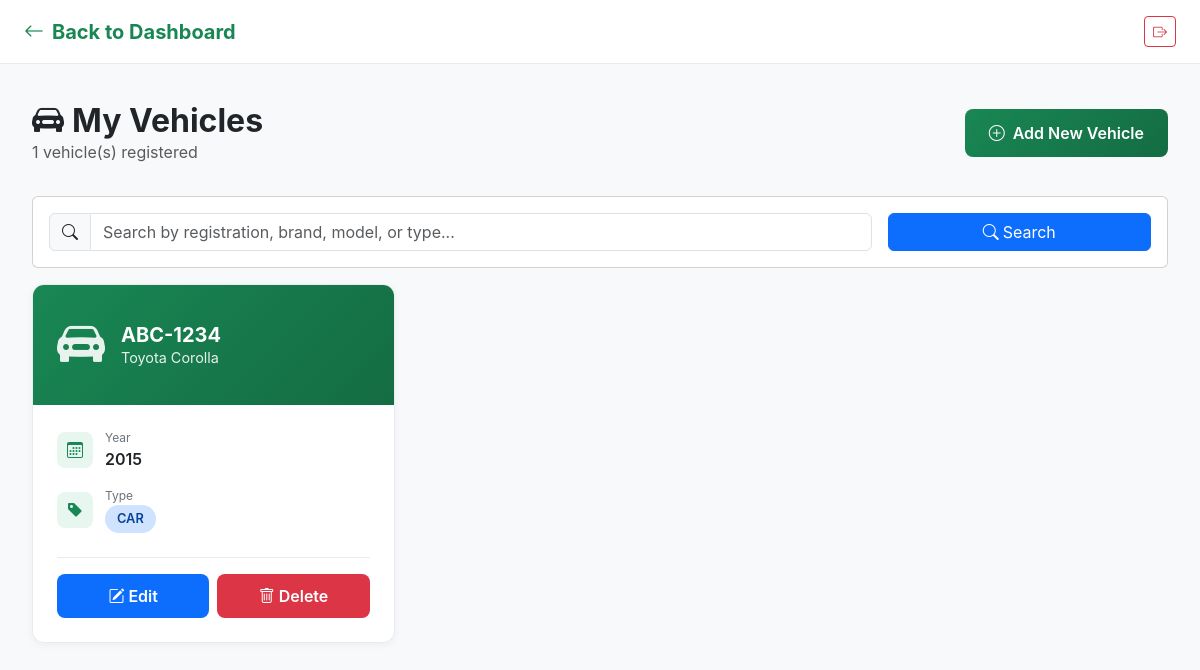
Page /vehicles/list.php (signed in) on the committed database.
### tables this page shows
CREATE TABLE IF NOT EXISTS vehicles (
    vehicle_id      INT AUTO_INCREMENT PRIMARY KEY,
    customer_id     INT NOT NULL,
    registration_no VARCHAR(20) NOT NULL UNIQUE,
    brand           VARCHAR(50),
    model           VARCHAR(50),
    year            INT,
    vehicle_type    VARCHAR(30),   
    FOREIGN KEY (customer_id) REFERENCES customers(customer_id)
        ON DELETE CASCADE
);

### vehicles/list.php (the view, shortened to what this page needs)
<?php
require_once __DIR__ . "/../config/db.php";
$customer_id = $_SESSION['customer_id'];
$search = isset($_GET['search']) ? trim($_GET['search']) : '';
if (!empty($search)) {
    $stmt = $conn->prepare("SELECT vehicle_id, registration_no, brand, model, year, vehicle_type
                            FROM vehicles
                            WHERE customer_id = ?
                            AND (registration_no LIKE CONCAT('%', ?, '%')
                                 OR brand LIKE CONCAT('%', ?, '%')
                                 OR model LIKE CONCAT('%', ?, '%')
                                 OR vehicle_type LIKE CONCAT('%', ?, '%'))
                            ORDER BY vehicle_id DESC");
    $stmt->bind_param("issss", $customer_id, $search, $search, $search, $search);
} else {
    $stmt = $conn->prepare("SELECT vehicle_id, registration_no, brand, model, year, vehicle_type
                            FROM vehicles
                            WHERE customer_id = ?
                            ORDER BY vehicle_id DESC");
    $stmt->bind_param("i", $customer_id);
}
$stmt->execute();
$result = $stmt->get_result();
$vehicles = [];
while ($row = $result->fetch_assoc()) {
    $vehicles[] = $row;
}
?>
<!DOCTYPE html>
<html lang="en">
<head>
    <link href="https://cdn.jsdelivr.net/npm/bootstrap@5.3.0/dist/css/bootstrap.min.css" rel="stylesheet">
    <link rel="stylesheet" href="https://cdn.jsdelivr.net/npm/bootstrap-icons@1.11.0/font/bootstrap-icons.css">
</head>
<body>
    <nav class="top-nav">
        <a href="../public/customer_dashboard.php" class="nav-brand">
            <i class="bi bi-arrow-left me-2"></i>Back to Dashboard
        </a>
        <a href="../public/customer_logout.php" class="btn btn-sm btn-outline-danger">
            <i class="bi bi-box-arrow-right"></i>
        </a>
    </nav>
    <div class="main-content">
        <div class="page-header">
            <div>
                <h1 class="page-title">
                    <i class="bi bi-car-front-fill me-2"></i>My Vehicles
                </h1>
                <p class="text-muted mb-0"><?php echo count($vehicles); ?> vehicle(s) registered</p>
            </div>
            <a href="add.php" class="btn-add">
                <i class="bi bi-plus-circle"></i>
                Add New Vehicle
            </a>
        </div>
        <div class="card mb-3">
            <div class="card-body">
                <form method="GET" action="" class="row g-3">
                    <div class="col-md-9">
                        <div class="input-group">
                            <span class="input-group-text"><i class="bi bi-search"></i></span>
                            <input type="text"
                                   class="form-control"
                                   name="search"
                                   value="<?php echo htmlspecialchars($search); ?>"
                                   placeholder="Search by registration, brand, model, or type...">
                        </div>
                    </div>
                    <div class="col-md-3">
                        <button type="submit" class="btn btn-primary w-100">
                            <i class="bi bi-search me-1"></i>Search
                        </button>
                    </div>
                </form>
            </div>
        </div>
        <?php if (empty($vehicles)): ?>
            <div class="empty-state">
                <div class="empty-icon">
                    <i class="bi bi-car-front"></i>
                </div>
                <h2 class="empty-title"><?php echo !empty($search) ? 'No Vehicles Found' : 'No Vehicles Yet'; ?></h2>
                <p class="empty-text">You haven't registered any vehicles yet. Add your first vehicle to get started.</p>
                <a href="add.php" class="btn btn-primary btn-lg">
                    <i class="bi bi-plus-circle me-2"></i>Add Your First Vehicle
                </a>
            </div>
        <?php else: ?>
            <div class="vehicle-grid">
                <?php foreach ($vehicles as $vehicle): ?>
                    <div class="vehicle-card">
                        <div class="vehicle-header">
                            <div class="vehicle-icon">
                                <?php
                                $icons = [
                                    'car' => 'bi-car-front-fill',
                                    'motorcycle' => 'bi-bicycle',
                                    'truck' => 'bi-truck',
                                    'van' => 'bi-truck-front-fill',
                                    'suv' => 'bi-car-front-fill'
                                ];
                                $icon = $icons[$vehicle['vehicle_type']] ?? 'bi-car-front-fill';
                                ?>
                                <i class="bi <?php echo $icon; ?>"></i>
                            </div>
                            <div class="vehicle-title">
                                <h3 class="vehicle-reg"><?php echo htmlspecialchars($vehicle['registration_no']); ?></h3>
                                <p class="vehicle-model"><?php echo htmlspecialchars($vehicle['brand'] . ' ' . $vehicle['model']); ?></p>
                            </div>
                        </div>
                        <div class="vehicle-body">
                            <div class="vehicle-info">
                                <div class="info-item">
                                    <div class="info-icon">
                                        <i class="bi bi-calendar3"></i>
                                    </div>
                                    <div class="info-content">
                                        <p class="info-label">Year</p>
                                        <p class="info-value"><?php echo htmlspecialchars($vehicle['year']); ?></p>
                                    </div>
                                </div>
                                <div class="info-item">
                                    <div class="info-icon">
                                        <i class="bi bi-tag-fill"></i>
                                    </div>
                                    <div class="info-content">
                                        <p class="info-label">Type</p>
                                        <p class="info-value">
                                            <span class="type-badge type-<?php echo $vehicle['vehicle_type']; ?>">
                                                <?php echo htmlspecialchars(ucfirst($vehicle['vehicle_type'])); ?>
                                            </span>
                                        </p>
                                    </div>
                                </div>
                            </div>
                            <div class="vehicle-actions">
                                <a href="edit.php?id=<?php echo $vehicle['vehicle_id']; ?>" class="btn-action btn-edit">
                                    <i class="bi bi-pencil-square me-1"></i>Edit
                                </a>
                                <button type="button" class="btn-action btn-delete" onclick="confirmDelete(<?php echo $vehicle['vehicle_id']; ?>, '<?php echo htmlspecialchars($vehicle['registration_no'], ENT_QUOTES); ?>')">
                                    <i class="bi bi-trash me-1"></i>Delete
                                </button>
                            </div>
                        </div>
                    </div>
                <?php endforeach; ?>
            </div>
        <?php endif; ?>
    </div>
</body>
</html>

### vehicles/list.php (style rules this page uses)
:root { --primary-color: #198754; --primary-dark: #146c43; }
* { margin: 0; padding: 0; box-sizing: border-box; }
body { font-family: -apple-system, BlinkMacSystemFont, 'Segoe UI', Roboto, 'Helvetica Neue', Arial, sans-serif; background: #f8f9fa; }
.top-nav { background: white; border-bottom: 1px solid #e9ecef; padding: 1rem 1.5rem; position: fixed; top: 0; left: 0; right: 0; z-index: 1000; display: flex; justify-content: space-between; align-items: center; }
.nav-brand { font-size: 1.25rem; font-weight: 700; color: var(--primary-color); text-decoration: none; }
.main-content { margin-top: 70px; padding: 2rem; max-width: 1200px; margin-left: auto; margin-right: auto; }
.page-header { margin-bottom: 2rem; display: flex; justify-content: space-between; align-items: center; flex-wrap: wrap; gap: 1rem; }
.page-title { font-size: 2rem; font-weight: 700; color: #212529; margin: 0; }
.btn-add { background: linear-gradient(135deg, var(--primary-color), var(--primary-dark)); border: none; color: white; padding: 0.75rem 1.5rem; border-radius: 8px; font-weight: 600; text-decoration: none; display: inline-flex; align-items: center; gap: 0.5rem; transition: transform 0.2s; }
.vehicle-grid { display: grid; grid-template-columns: repeat(auto-fill, minmax(320px, 1fr)); gap: 1.5rem; }
.vehicle-card { background: white; border-radius: 12px; overflow: hidden; box-shadow: 0 2px 8px rgba(0, 0, 0, 0.05); border: 1px solid #e9ecef; transition: transform 0.2s, box-shadow 0.2s; }
.vehicle-header { background: linear-gradient(135deg, var(--primary-color), var(--primary-dark)); color: white; padding: 1.5rem; display: flex; align-items: center; gap: 1rem; }
.vehicle-icon { font-size: 3rem; opacity: 0.9; }
.vehicle-title { flex: 1; }
.vehicle-reg { font-size: 1.25rem; font-weight: 700; margin: 0; }
.vehicle-model { font-size: 0.9rem; opacity: 0.9; margin: 0; }
.vehicle-body { padding: 1.5rem; }
.vehicle-info { display: grid; gap: 1rem; margin-bottom: 1.5rem; }
.info-item { display: flex; align-items: center; gap: 0.75rem; }
.info-icon { width: 36px; height: 36px; background: #e7f7ef; border-radius: 8px; display: flex; align-items: center; justify-content: center; color: var(--primary-color); }
.info-content { flex: 1; }
.info-label { font-size: 0.75rem; color: #6c757d; margin: 0; }
.info-value { font-size: 1rem; font-weight: 600; color: #212529; margin: 0; }
.vehicle-actions { display: flex; gap: 0.5rem; padding-top: 1rem; border-top: 1px solid #e9ecef; }
.btn-action { flex: 1; padding: 0.625rem; border-radius: 8px; font-weight: 600; text-decoration: none; text-align: center; transition: all 0.2s; }
.btn-edit { background: #0d6efd; color: white; border: none; }
.btn-delete { background: #dc3545; color: white; border: none; }
.type-badge { display: inline-block; padding: 0.25rem 0.75rem; border-radius: 20px; font-size: 0.8rem; font-weight: 600; text-transform: uppercase; }
.type-car { background: #cfe2ff; color: #084298; }

### rows in the picture
vehicles: registration_no "ABC-1234", brand+model "Toyota Corolla", year "2015", vehicle_type "CAR"

### other values in the picture
count($vehicles) "1"
